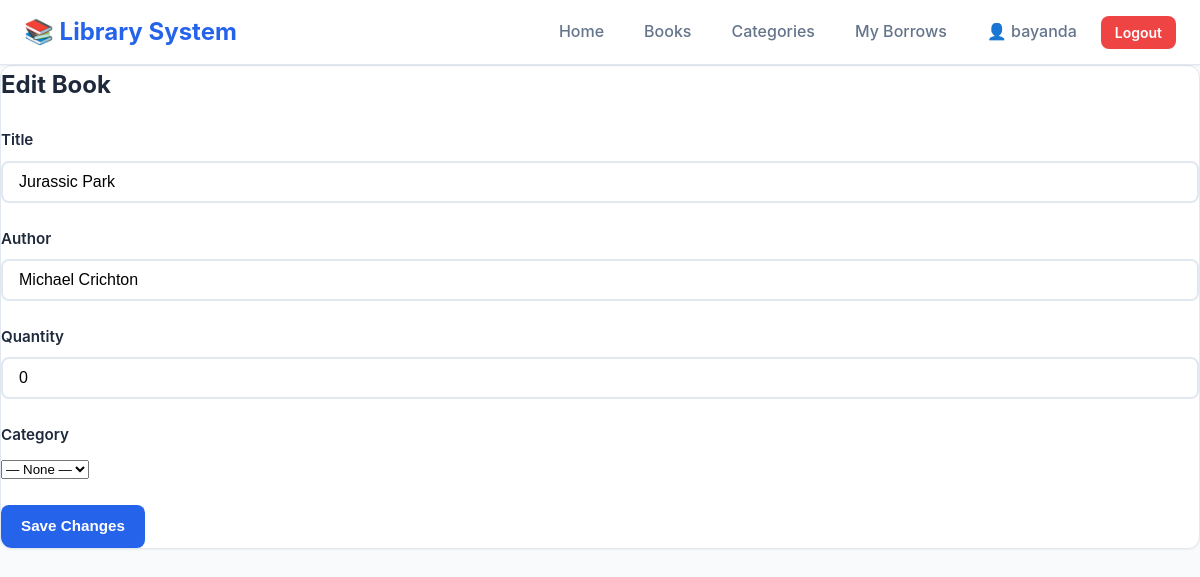
The page /books/edit/1 (signed in) on the database its author committed.
### library_app_2025/models.py (models this page shows, shortened)
class User(db.Model, UserMixin):
    id = db.Column(db.Integer, primary_key=True)
    username = db.Column(db.String(150), unique=True, nullable=False)
    password = db.Column(db.String(255), nullable=False)
    role = db.Column(db.String(50), nullable=False, default='user')  # 'admin' or 'user'
    borrows = db.relationship('Borrow', backref='user', lazy=True)

class Book(db.Model):
    id = db.Column(db.Integer, primary_key=True)
    title = db.Column(db.String(100), nullable=False)
    author = db.Column(db.String(100), nullable=False)
    quantity = db.Column(db.Integer, nullable=False, default=0)
    category_id = db.Column(db.Integer, db.ForeignKey('category.id'), nullable=True)
    borrows = db.relationship('Borrow', backref='book', lazy=True)

### library_app_2025/app.py (the view, shortened to what this page needs)
@app.route('/books/edit/<int:book_id>', methods=['GET', 'POST'])
def edit_book(book_id):
    book = Book.query.get_or_404(book_id)
    categories = Category.query.order_by(Category.name.asc()).all()
    return render_template('edit_book.html', book=book, categories=categories)

### library_app_2025/app.py (called while the page is built)
@login_manager.user_loader
def load_user(user_id):
    return User.query.get(int(user_id))

### library_app_2025/templates/edit_book.html (shortened to what this page needs)
{% extends 'base.html' %}
{% block content %}
<div class="row">
  <div class="col-lg-6 mx-auto">
    <div class="card p-4">
      <h2 class="h4 mb-3">Edit Book</h2>
      <form method="POST">
        <div class="mb-3">
          <label class="form-label">Title</label>
          <input name="title" class="form-control" value="{{ book.title }}" required>
        </div>
        <div class="mb-3">
          <label class="form-label">Author</label>
          <input name="author" class="form-control" value="{{ book.author }}" required>
        </div>
        <div class="mb-3">
          <label class="form-label">Quantity</label>
          <input type="number" name="quantity" class="form-control" min="0" value="{{ book.quantity }}" required>
        </div>
        <div class="mb-3">
          <label class="form-label">Category</label>
          <select name="category" class="form-select">
            <option value="">— None —</option>
          </select>
        </div>
        <div class="d-grid">
          <button class="btn btn-primary" type="submit">Save Changes</button>
        </div>
      </form>
    </div>
  </div>
</div>
{% endblock %}

### library_app_2025/templates/base.html (shortened to what this page needs)
<!DOCTYPE html>
<html lang="en">
<head>
    <link rel="stylesheet" href="{{ url_for('static', filename='style.css') }}">
</head>
<body>
    <nav class="navbar">
        <div class="navbar-container">
            <a href="{{ url_for('index') }}" class="navbar-brand">
                📚 Library System
            </a>
            <ul class="navbar-nav">
                {% if current_user.is_authenticated %}
                    <li><a href="{{ url_for('index') }}" class="nav-link">Home</a></li>
                    <li><a href="{{ url_for('view_books') }}" class="nav-link">Books</a></li>
                    <li><a href="{{ url_for('view_categories') }}" class="nav-link">Categories</a></li>
                    <li><a href="{{ url_for('my_borrows') }}" class="nav-link">My Borrows</a></li>
                    <li><span class="nav-link text-muted">👤 {{ current_user.username }}</span></li>
                    <li><a href="{{ url_for('logout') }}" class="btn btn-sm btn-danger">Logout</a></li>
                {% else %}
                    <li><a href="{{ url_for('login') }}" class="btn btn-sm btn-primary">Login</a></li>
                    <li><a href="{{ url_for('register') }}" class="btn btn-sm btn-outline">Register</a></li>
                {% endif %}
            </ul>
        </div>
    </nav>
    {% block content %}{% endblock %}
</body>
</html>

### library_app_2025/static/Images/style.css (style rules this page uses)
:root { --primary-color: #2563eb; --primary-hover: #1d4ed8; --secondary-color: #64748b; --success-color: #10b981; --warning-color: #f59e0b; --danger-color: #ef4444; --info-color: #3b82f6; --background: #f8fafc; --surface: #ffffff; --text-primary: #1e293b; --text-secondary: #64748b; --border-color: #e2e8f0; --shadow-sm: 0 1px 2px 0 rgba(0, 0, 0, 0.05); --shadow-md: 0 4px 6px -1px rgba(0, 0, 0, 0.1), 0 2px 4px -1px rgba(0, 0, 0, 0.06); --shadow-lg: 0 10px 15px -3px rgba(0, 0, 0, 0.1), 0 4px 6px -2px rgba(0, 0, 0, 0.05); --radius-sm: 0.375rem; --radius-md: 0.5rem; --radius-lg: 0.75rem; }
* { margin: 0; padding: 0; box-sizing: border-box; }
body { font-family: -apple-system, BlinkMacSystemFont, 'Segoe UI', Roboto, 'Helvetica Neue', Arial, sans-serif; background-color: var(--background); color: var(--text-primary); line-height: 1.6; min-height: 100vh; }
.navbar { background-color: var(--surface); box-shadow: var(--shadow-sm); border-bottom: 1px solid var(--border-color); position: sticky; top: 0; z-index: 1000; }
.navbar-container { max-width: 1280px; margin: 0 auto; padding: 0 1.5rem; display: flex; justify-content: space-between; align-items: center; min-height: 4rem; }
.navbar-brand { font-size: 1.5rem; font-weight: 700; color: var(--primary-color); text-decoration: none; display: flex; align-items: center; gap: 0.5rem; }
.navbar-nav { list-style: none; display: flex; gap: 0.5rem; align-items: center; }
.nav-link { color: var(--text-secondary); text-decoration: none; padding: 0.5rem 1rem; border-radius: var(--radius-md); transition: all 0.2s; font-weight: 500; }
.card { background-color: var(--surface); border-radius: var(--radius-lg); box-shadow: var(--shadow-sm); border: 1px solid var(--border-color); overflow: hidden; margin-bottom: 1.5rem; }
.btn { display: inline-block; padding: 0.625rem 1.25rem; font-size: 0.95rem; font-weight: 600; text-align: center; text-decoration: none; border: none; border-radius: var(--radius-md); cursor: pointer; transition: all 0.2s; line-height: 1.5; }
.btn-primary { background-color: var(--primary-color); color: white; }
.btn-danger { background-color: var(--danger-color); color: white; }
.btn-sm { padding: 0.375rem 0.875rem; font-size: 0.875rem; }
.form-label { display: block; font-weight: 600; margin-bottom: 0.5rem; color: var(--text-primary); font-size: 0.95rem; }
.form-control { width: 100%; padding: 0.625rem 1rem; font-size: 1rem; border: 2px solid var(--border-color); border-radius: var(--radius-md); background-color: var(--surface); transition: all 0.2s; }
.text-muted { color: var(--text-secondary); }
.mb-3 { margin-bottom: 1.5rem; }

### rows shown on the page
User: username "bayanda"
Book: title "Jurassic Park", author "Michael Crichton", quantity "0"
